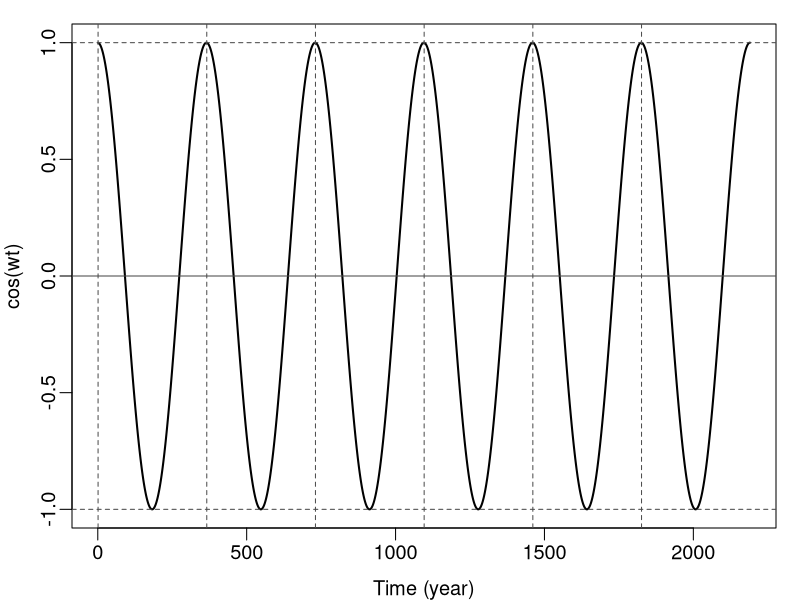
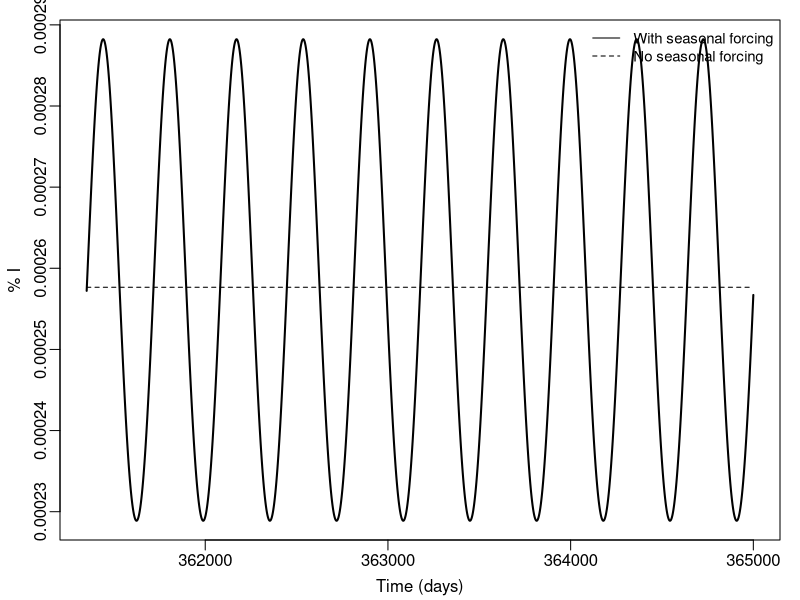
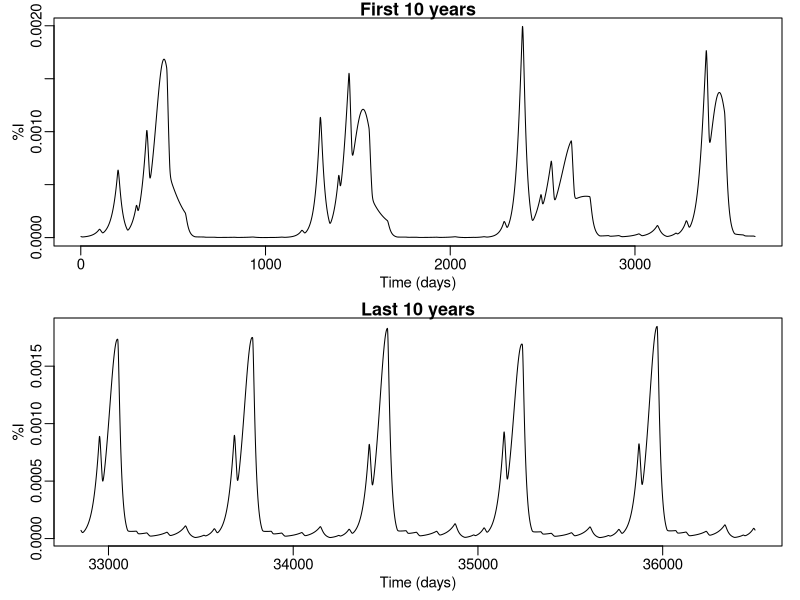
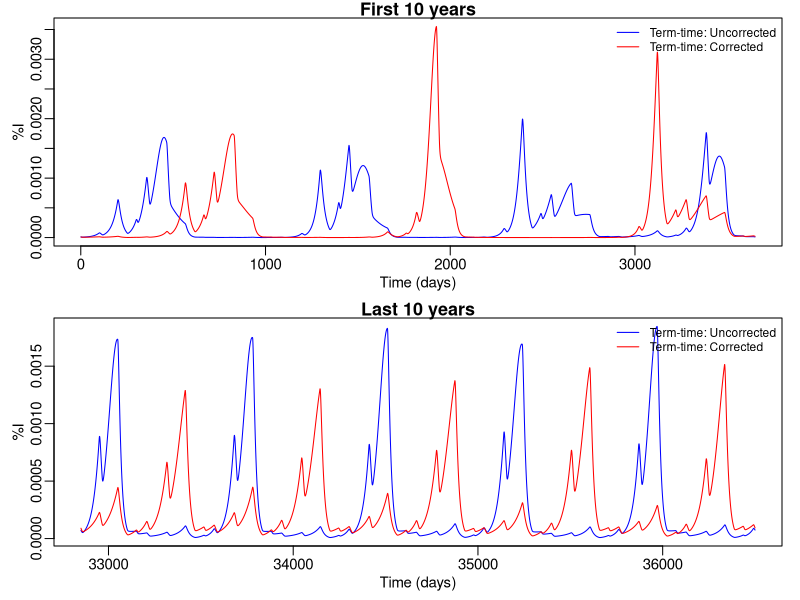
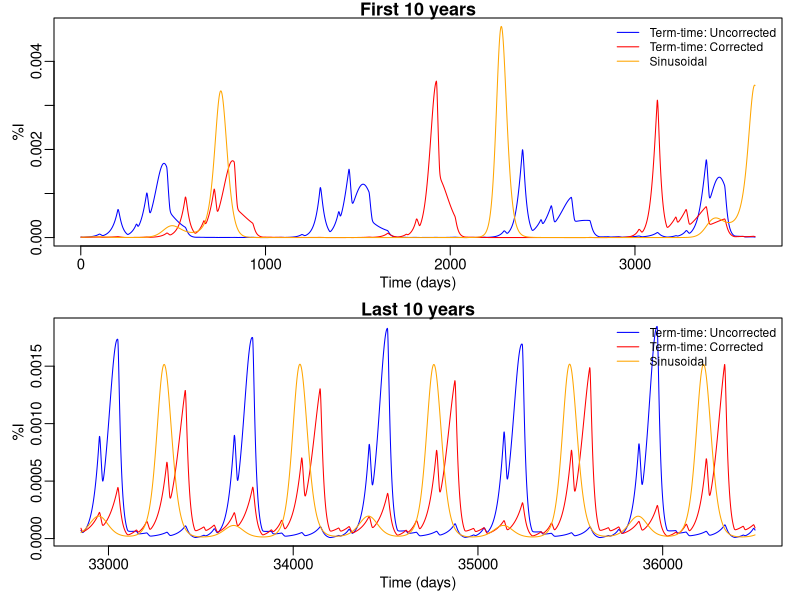

The R script that drew these images, in order:
## Lab: Temporally forced models

library(deSolve)

########################################################################
## Part 0 (pre-lab): Play with the cosine/sine function in R
########################################################################
## first check out the sinusoidal forcing
omega = 2*pi/365 # the frequency
times = seq(1, 6*365, by = 1)  # time steps
y = cos(omega*times); # cos() is the cosine function in R; use sin() for sine
# change to sin if you'd like
# y = sin(omega*times); 

# plot the sinusoidal function
par(cex = 1.2, mar = c(3, 3, 1, 1), mgp = c(2 , 0.5, 0))
plot(times, y, type = 'l', lwd = 2, xlab = 'Time (year)', ylab = 'cos(wt)')
abline(h = 0, col = 'grey30')  # add a horizontal line at 0
abline(h = c(-1, 1), lty = 2, col = 'grey30')  # add horizontal lines at -1 and 1 (lower and upper bounds)
abline(v = seq(1, 365*6, by = 365), lty = 2, col = 'grey30') # vertical lines to show the year divisions




########################################################################
## Part 1: Compare models with vs. without temporal forcing
########################################################################
## SEIR model without seasonal forcing
SEIRdem = function(time, state, parameters) {
  with(as.list(c(state, parameters)), {
    dS = mu*N - beta*S*I/N - mu*S
    dE = beta*S*I/N - alpha*E - mu*E
    dI = alpha*E - mu*I - gamma*I
    list(c(dS, dE, dI))
  })
}

## SEIR model with sinusoidal seasonal forcing (SEIRsine)
SEIRsine = function(time, state, parameters) {
  with(as.list(c(state, parameters)), {
    beta = beta0*(1 + beta1*cos(omega*time))
    
    dS = mu*N - beta*S*I/N - mu*S
    dE = beta*S*I/N - alpha*E - mu*E
    dI = alpha*E - mu*I - gamma*I
    list(c(dS, dE, dI))
  })
}

# Parameters and inital conditions
N = 1; # population size, in fraction, i.e. 100%
E0 = N*1e-3; # initial exposed
I0 = N*1e-3; # initial infectious
S0 = N*6e-2; # initial susceptible
R0 = 17; # R0
alpha = 1/8; # 1/latent period, per day
gamma = 1/5; # 1/infection period, per day
mu = 1/50/365; # mortality rate, per day
omega = 2*pi/365; # frequency of seasonal forcing
beta1 = 0.02 # amplitude of seasonal forcing

state = c(S = S0, E = E0, I = I0);

parms0 = c(beta = R0*gamma, alpha = alpha, gamma = gamma, mu = mu); # parameters for the SEIRdem model
parms1 = c(beta0 = R0*gamma, beta1 = beta1, omega = omega, alpha = alpha, gamma = gamma, mu = mu); # for the SEIRsine model
times = seq(1, 1000*365, by = 1) # need to run 1000 yrs to have the 3rd sim stable!
## NOTE IT MAY TAKE A FEW MINUTES TO RUN EACH SIMULATION FOR 1000 YEARS

# put together the code to run the model 
# and plot the last 10 years here on your own:
  
sim0 = ode(y = state, times = times, func = SEIRdem, parms = parms0)
sim1 = ode(y = state, times = times, func = SEIRsine, parms = parms1)
  
## compare the two
## get the last 10 years using the tail function
tsim0 = tail(sim0, 365*10); # the last 10 yrs for the SEIRdem
tsim1 = tail(sim1, 365*10); # the last 10 yrs for the SEIRsine

par(mfrow = c(1, 1), cex = 1, mar = c(3, 3, 1, 1), mgp = c(1.8, 0.5, 0))
plot(tsim1[ , 'time'], tsim1[ , 'I'], ylab = '% I', xlab = 'Time (days)', type = 'l', lwd = 2)
lines(tsim0[ , 'time'], tsim0[ , 'I'], lty = 2)
legend('topright', c('With seasonal forcing', 'No seasonal forcing'), lty = c(1, 2), cex = 0.9, bty = 'n')


########################################################################
## Part 2: Set up and compare different seasonal forcing
########################################################################
# School term time forcing models, without the correction
SEIRterm = function(time, state, parameters) {
  with(as.list(c(state, parameters)), {
    
    # real-tim beta based on school term-time forcing (uncorrected) 
    beta = beta0*(1 + b.term*Term[time])
    
    dS = mu*N - beta*S*I/N - mu*S
    dE = beta*S*I/N - alpha*E - mu*E
    dI = alpha*E - mu*I - gamma*I
    
    list(c(dS, dE, dI))
  })
}

# School term time forcing models, with the correction
SEIRterm.corrected = function(time, state, parameters) {
  with(as.list(c(state, parameters)), {
    
    # real-time beta based on school term-time forcing (corrected) 
    correction.factor = (1/365*((1 + b.term)*273 + (1 - b.term)*92))
    beta = beta0/correction.factor*(1 + b.term*Term[time])
    
    dS = mu*N - beta*S*I/N - mu*S
    dE = beta*S*I/N - alpha*E - mu*E
    dI = alpha*E - mu*I - gamma*I
    
    list(c(dS, dE, dI))
  })
}

## SETTING UP THE SCHOOL TERM-TIME FUNCTION:
# term-time forcing
holidays = c(1:6, 100:115, 200:251, 300:307, 356:365, 0);  # the days in a year that are holidays
times = seq(1, 100*365); # in day
Term = rep(1, length(times));  # initialize a vector to store the Term
ind = (1:length(Term) %% 365) %in% holidays  # find those days that are school holidays
Term[ind] = -1; # set them to -1

# Parameters and initial conditions:
N = 1; # Note the state variables (N, S, E, I, etc) here are fractions, e.g. here 1=100%
S0 = 6e-2*N; 
E0 = I0 = 1e-5*N

state = c(S = S0, E = E0, I = I0);

beta0 = 3; 
b.term = 0.5;
alpha = 1/8; 
gamma = 1/5; 
mu = 1/50/365; 

parmsTerm = c(beta0 = beta0, b.term = b.term, alpha = alpha, gamma = gamma, mu = mu);

###[LQ3] What is beta for Day 1, Day 12, and Day 50, respectively?
Term[50]
beta_Day1 = beta0*(1 + b.term*Term[1])
beta_Day12 = beta0*(1 + b.term*Term[12])
beta_Day50 = beta0*(1 + b.term*Term[50])

# Run the uncorrected school term-time forcing
simTerm = ode(y = state, times = times, func = SEIRterm, parms = parmsTerm)

# Run the corrected school term-time forcing
simTermCorrected = ode(y = state, times = times, func = SEIRterm.corrected, parms = parmsTerm)

# Run the Sinusiodal function:
omega=2*pi/365; 
parmsSine=c(beta0=beta0,beta1=.3,alpha=alpha,gamma=gamma,mu=mu);
simSine=ode(y=state,times=times,func=SEIRsine,parms=parmsSine)


# plot the first and last 10 yrs together for the SEIRterm (no correction)
par(mfrow=c(2,1),mar=c(3,3,1,1),mgp=c(1.5,.5,0),cex=.9)
plot(head(simTerm[,c('time','I')],365*10),type='l',xlab='Time (days)',ylab='%I',main='First 10 years')  # first 10 yrs
plot(tail(simTerm[,c('time','I')],365*10),type='l',xlab='Time (days)',ylab='%I',main='Last 10 years')  # last 10 yrs

# plot results from the two school term-time simulations and compare
# to do so, first we put the results together using the cbind function:
resI=cbind(simTerm[,c('time','I')],simTermCorrected[,'I']); colnames(resI)=c('time','I.term','I.termCorrected')
# now plot:
par(mfrow=c(2,1),mar=c(3,3,1,1),mgp=c(1.5,.5,0),cex=.9)
# plot first 10 years [Note: the model is still spinning up]
matplot(head(resI[,'time'],365*10),head(resI[,c('I.term','I.termCorrected')],365*10),type='l',lty=1,xlab='Time (days)',ylab='%I',col=c('blue','red'),main='First 10 years')  # first 10 yrs
legend('topright',c('Term-time: Uncorrected','Term-time: Corrected'),col=c('blue','red'),cex=.8,lty=1,bty='n')
# plot the last 10 years - more stablized
matplot(tail(resI[,'time'],365*10),tail(resI[,c('I.term','I.termCorrected')],365*10),type='l',lty=1,xlab='Time (days)',ylab='%I',col=c('blue','red'),main='Last 10 years')  # first 10 yrs
legend('topright',c('Term-time: Uncorrected','Term-time: Corrected'),col=c('blue','red'),cex=.8,lty=1,bty='n')


# plot results from all three simulations and compare
# to do so, first we put the three results together using the cbind function:
resI.all3=cbind(simTerm[,c('time','I')],simTermCorrected[,'I'],simSine[,'I']); colnames(resI.all3)=c('time','I.term','I.termCorrected','I.sine')
par(mfrow=c(2,1),mar=c(3,3,1,1),mgp=c(1.5,.5,0),cex=.9)
# plot first 10 years [Note: the model is still spinning up]
matplot(head(resI.all3[,'time'],365*10),head(resI.all3[,c('I.term','I.termCorrected','I.sine')],365*10),type='l',lty=1,xlab='Time (days)',ylab='%I',col=c('blue','red','orange'),main='First 10 years')  # first 10 yrs
legend('topright',c('Term-time: Uncorrected','Term-time: Corrected','Sinusoidal'),col=c('blue','red','orange'),cex=.8,lty=1,bty='n')
# plot the last 10 years - more stablized
matplot(tail(resI.all3[,'time'],365*10),tail(resI.all3[,c('I.term','I.termCorrected','I.sine')],365*10),type='l',lty=1,xlab='Time (days)',ylab='%I',col=c('blue','red','orange'),main='Last 10 years')  # first 10 yrs
legend('topright',c('Term-time: Uncorrected','Term-time: Corrected','Sinusoidal'),col=c('blue','red','orange'),cex=.8,lty=1,bty='n')





########################################################################
## Part 3: Test how the epidemic dynamics alter with varying seasonal forcing
########################################################################
# Use the app (ShinyApp_Seasonality.R)
